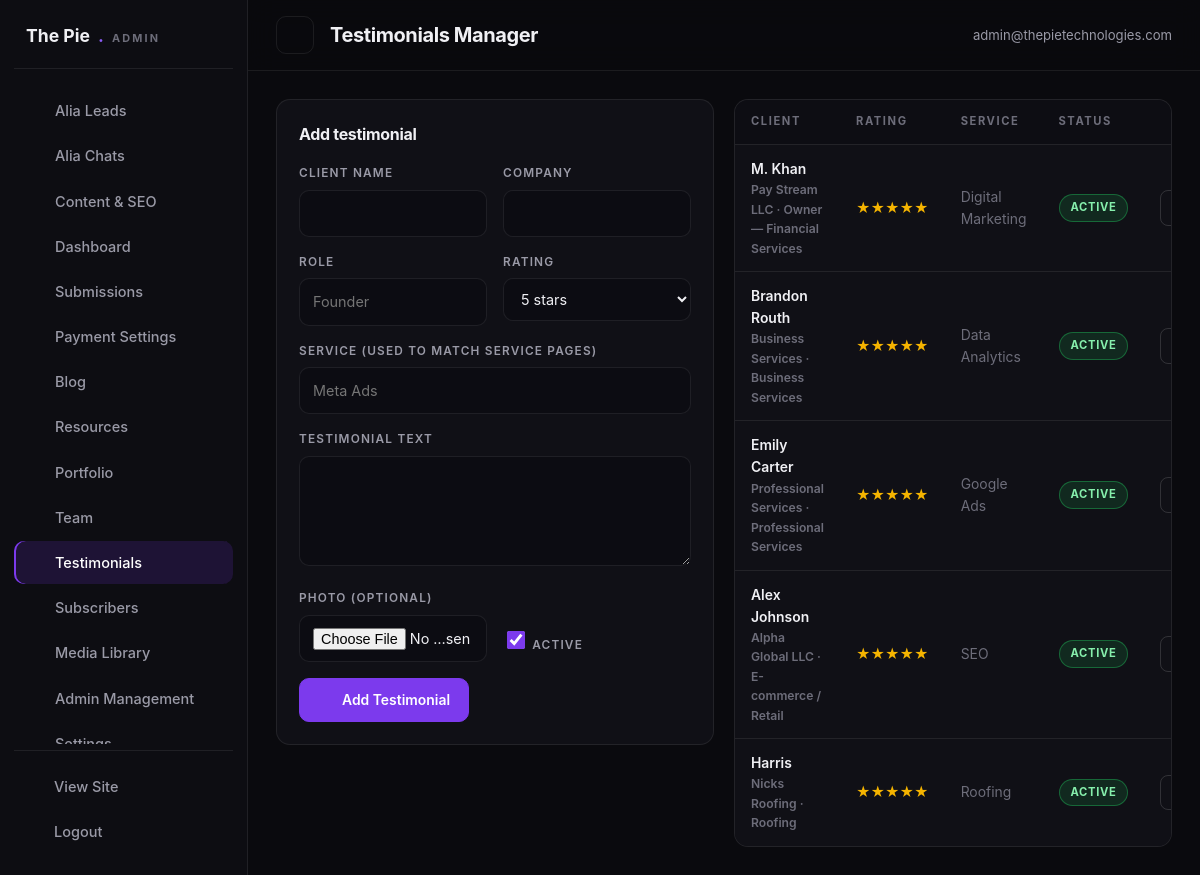
Page /admin/testimonials.php (signed in) on the committed database.
### tables this page shows
CREATE TABLE IF NOT EXISTS testimonials (
  id INT AUTO_INCREMENT PRIMARY KEY,
  name VARCHAR(150),
  company VARCHAR(150),
  role VARCHAR(150),
  content TEXT,
  rating TINYINT DEFAULT 5,
  photo VARCHAR(255),
  service VARCHAR(100),
  is_active TINYINT(1) DEFAULT 1,
  created_at TIMESTAMP DEFAULT CURRENT_TIMESTAMP
);

### includes/functions.php (called while the page is built, shortened)
<?php
function esc($value)
{
    return htmlspecialchars((string) $value, ENT_QUOTES, 'UTF-8');
}
function url($path = '', $pretty = null)
{
    $path = trim((string) $path, '/');
    if ($pretty === null) {
        $pretty = PRETTY_URLS;
    }
    if ($path !== '' && substr($path, -4) !== '.php' && $pretty && strpos($path, '?') === false) {
        $url = BASE_URL . '/' . $path;
    } elseif ($path !== '' && substr($path, -4) !== '.php' && !$pretty && strpos($path, '?') === false) {
        $url = BASE_URL . '/' . $path . '.php';
    } else {
        $url = BASE_URL . ($path === '' ? '/' : '/' . $path);
    }
    return $url;
}
function asset($path)
{
    return BASE_URL . '/' . ltrim((string) $path, '/');
}
function isAdminLoggedIn()
{
    return !empty($_SESSION['admin_id']);
}
function currentAdmin()
{
    $admin = dbOne('SELECT * FROM admin_users WHERE id = ?', array((int) $_SESSION['admin_id']));
    return $admin;
}

### includes/db.php (called while the page is built, shortened)
<?php
if (!function_exists('dbAll')) {
    function dbAll($sql, $params = array())
    {
        try {
            $st = $GLOBALS['pdo']->prepare($sql);
            $st->execute($params);
            return $st->fetchAll();
        } catch (PDOException $e) {
            error_log('[TPT] Query failed: ' . $e->getMessage() . ' | ' . $sql);
            return array();
        }
    }
}
if (!function_exists('dbOne')) {
    function dbOne($sql, $params = array())
    {
        $rows = dbAll($sql, $params);
        return $rows ? $rows[0] : null;
    }
}

### admin/testimonials.php (the view, shortened to what this page needs)
<?php
$adminPage  = 'testimonials';
$adminTitle = 'Testimonials Manager';
$editId  = isset($_GET['edit']) ? (int) $_GET['edit'] : 0;
$editing = $editId ? dbOne('SELECT * FROM testimonials WHERE id = ?', array($editId)) : null;
$list = dbAll('SELECT * FROM testimonials ORDER BY id DESC');
require_once dirname(__DIR__) . '/includes/admin-header.php';
?>
<div class="a-grid cols-2" style="align-items:start" id="add">
    <form method="post" enctype="multipart/form-data" class="a-card">
        <h3><?= $editing ? 'Edit testimonial #' . $editId : 'Add testimonial' ?></h3>
        <div class="a-field-row">
            <div class="a-field">
                <label for="xName">Client name</label>
                <input id="xName" name="name" type="text" required maxlength="150" value="<?= esc($editing ? $editing['name'] : '') ?>">
            </div>
            <div class="a-field">
                <label for="xCompany">Company</label>
                <input id="xCompany" name="company" type="text" maxlength="150" value="<?= esc($editing ? $editing['company'] : '') ?>">
            </div>
        </div>
        <div class="a-field-row">
            <div class="a-field">
                <label for="xRole">Role</label>
                <input id="xRole" name="role" type="text" maxlength="150" value="<?= esc($editing ? $editing['role'] : '') ?>" placeholder="Founder">
            </div>
            <div class="a-field">
                <label for="xRating">Rating</label>
                <select id="xRating" name="rating">
                    <?php for ($r = 5; $r >= 1; $r--): ?>
                    <option value="<?= $r ?>"<?= $editing && (int) $editing['rating'] === $r ? ' selected' : '' ?>><?= $r ?> star<?= $r === 1 ? '' : 's' ?></option>
                    <?php endfor; ?>
                </select>
            </div>
        </div>
        <div class="a-field">
            <label for="xService">Service (used to match service pages)</label>
            <input id="xService" name="service" type="text" maxlength="100" value="<?= esc($editing ? $editing['service'] : '') ?>" placeholder="Meta Ads">
        </div>
        <div class="a-field">
            <label for="xContent">Testimonial text</label>
            <textarea id="xContent" name="content" required><?= esc($editing ? $editing['content'] : '') ?></textarea>
        </div>
        <div class="a-field-row">
            <div class="a-field">
                <label for="xPhoto">Photo (optional)</label>
                <input id="xPhoto" name="photo" type="file" accept="image/jpeg,image/png,image/webp">
            </div>
            <div class="a-field" style="align-self:end">
                <label class="a-check"><input type="checkbox" name="is_active" value="1"<?= !$editing || $editing['is_active'] ? ' checked' : '' ?>> Active</label>
            </div>
        </div>
        <div class="a-toolbar">
            <button class="a-btn primary" type="submit"><?= icon('check', 16) ?> <?= $editing ? 'Update' : 'Add Testimonial' ?></button>
        </div>
    </form>
    <div class="a-table-wrap">
        <table class="a-table" style="min-width:480px">
            <thead><tr><th>Client</th><th>Rating</th><th>Service</th><th>Status</th><th style="text-align:right">Actions</th></tr></thead>
            <tbody>
            <?php foreach ($list as $t): ?>
            <tr>
                <td class="td-main"><?= esc($t['name']) ?><div class="td-sub"><?= esc($t['company']) ?> · <?= esc($t['role']) ?></div></td>
                <td style="color:#f5b400"><?= str_repeat('★', (int) $t['rating']) ?></td>
                <td class="td-sub"><?= esc($t['service'] !== '' ? $t['service'] : '—') ?></td>
                <td><span class="badge <?= $t['is_active'] ? 'active' : 'inactive' ?>"><?= $t['is_active'] ? 'active' : 'hidden' ?></span></td>
                <td>
                    <div class="row-actions">
                        <a class="a-btn small" href="testimonials.php?edit=<?= (int) $t['id'] ?>">Edit</a>
                    </div>
                </td>
            </tr>
            <?php endforeach; ?>
            </tbody>
        </table>
    </div>
</div>
<?php require_once dirname(__DIR__) . '/includes/admin-footer.php'; ?>

### includes/admin-header.php (shortened to what this page needs)
<?php
$adminPage  = isset($adminPage) ? $adminPage : 'dashboard';
$adminTitle = isset($adminTitle) ? $adminTitle : 'Dashboard';
$adminUser  = currentAdmin();
$adminNav = array(
    array('key' => 'leads', 'label' => 'Alia Leads', 'href' => 'leads.php', 'icon' => 'users'),
    array('key' => 'chats', 'label' => 'Alia Chats', 'href' => 'chats.php', 'icon' => 'chat'),
    array('key' => 'content', 'label' => 'Content & SEO', 'href' => 'content.php', 'icon' => 'edit'),
    array('key' => 'dashboard',    'label' => 'Dashboard',     'href' => 'index.php',        'icon' => 'grid'),
    array('key' => 'submissions',  'label' => 'Submissions',   'href' => 'submissions.php',  'icon' => 'mail'),
    array('key' => 'payments',     'label' => 'Payment Settings', 'href' => 'payments.php',  'icon' => 'card'),
    array('key' => 'blog',         'label' => 'Blog',          'href' => 'blog.php',         'icon' => 'edit'),
    array('key' => 'resources',    'label' => 'Resources',     'href' => 'resources.php',    'icon' => 'download'),
    array('key' => 'portfolio',    'label' => 'Portfolio',     'href' => 'portfolio.php',    'icon' => 'layers'),
    array('key' => 'team',         'label' => 'Team',          'href' => 'team.php',         'icon' => 'users'),
    array('key' => 'testimonials', 'label' => 'Testimonials',  'href' => 'testimonials.php', 'icon' => 'star'),
    array('key' => 'subscribers',  'label' => 'Subscribers',   'href' => 'subscribers.php',  'icon' => 'send'),
    array('key' => 'media',        'label' => 'Media Library', 'href' => 'media.php',        'icon' => 'image'),
    array('key' => 'admins',       'label' => 'Admin Management', 'href' => 'admins.php',    'icon' => 'shield'),
    array('key' => 'settings',     'label' => 'Settings',      'href' => 'settings.php',     'icon' => 'cpu'),
);
?>
<!DOCTYPE html>
<html lang="en">
<head>
<link rel="stylesheet" href="<?= asset('assets/css/admin.css') ?>">
</head>
<body class="admin-body">
<aside class="admin-sidebar" id="adminSidebar">
    <div class="admin-brand">The Pie<span>.</span><small>Admin</small></div>
    <nav>
        <?php foreach ($adminNav as $navItem): ?>
        <a href="<?= esc($navItem['href']) ?>" class="<?= $adminPage === $navItem['key'] ? 'active' : '' ?>"><?= icon($navItem['icon'], 17) ?><span><?= esc($navItem['label']) ?></span></a>
        <?php endforeach; ?>
    </nav>
    <div class="admin-side-foot">
        <a href="<?= url('') ?>" target="_blank" rel="noopener"><?= icon('globe', 16) ?><span>View Site</span></a>
        <a href="logout.php"><?= icon('close', 16) ?><span>Logout</span></a>
    </div>
</aside>
<div class="admin-main">
    <header class="admin-topbar">
        <button class="a-icon-btn sidebar-toggle" id="sidebarToggle" aria-label="Toggle navigation"><?= icon('menu', 20) ?></button>
        <h1><?= esc($adminTitle) ?></h1>
        <div class="admin-top-actions">
            <span class="admin-user"><?= icon('users', 15) ?> <?= esc($adminUser ? $adminUser['email'] : 'admin') ?></span>
        </div>
    </header>
    <main class="admin-content">

### rows in the picture
testimonials: name "M. Khan", company "Pay Stream LLC", role "Owner — Financial Services", rating "★★★★★", service "Digital Marketing", is_active "ACTIVE"
testimonials: name "Brandon Routh", company "Business Services", role "Business Services", rating "★★★★★", service "Data Analytics", is_active "ACTIVE"
testimonials: name "Emily Carter", company "Professional Services", role "Professional Services", rating "★★★★★", service "Google Ads", is_active "ACTIVE"
testimonials: name "Alex Johnson", company "Alpha Global LLC", role "E-commerce / Retail", rating "★★★★★", service "SEO", is_active "ACTIVE"
testimonials: name "Harris", company "Nicks Roofing", role "Roofing", rating "★★★★★", service "Roofing", is_active "ACTIVE"

### other values in the picture
$navItem['label'] "Alia Leads"
$navItem['label'] "Alia Chats"
$navItem['label'] "Content & SEO"
$navItem['label'] "Dashboard"
$navItem['label'] "Submissions"
$navItem['label'] "Payment Settings"
$navItem['label'] "Blog"
$navItem['label'] "Resources"
$navItem['label'] "Portfolio"
$navItem['label'] "Team"
$navItem['label'] "Testimonials"
$navItem['label'] "Subscribers"
$navItem['label'] "Media Library"
$navItem['label'] "Admin Management"
$adminTitle "Testimonials Manager"
